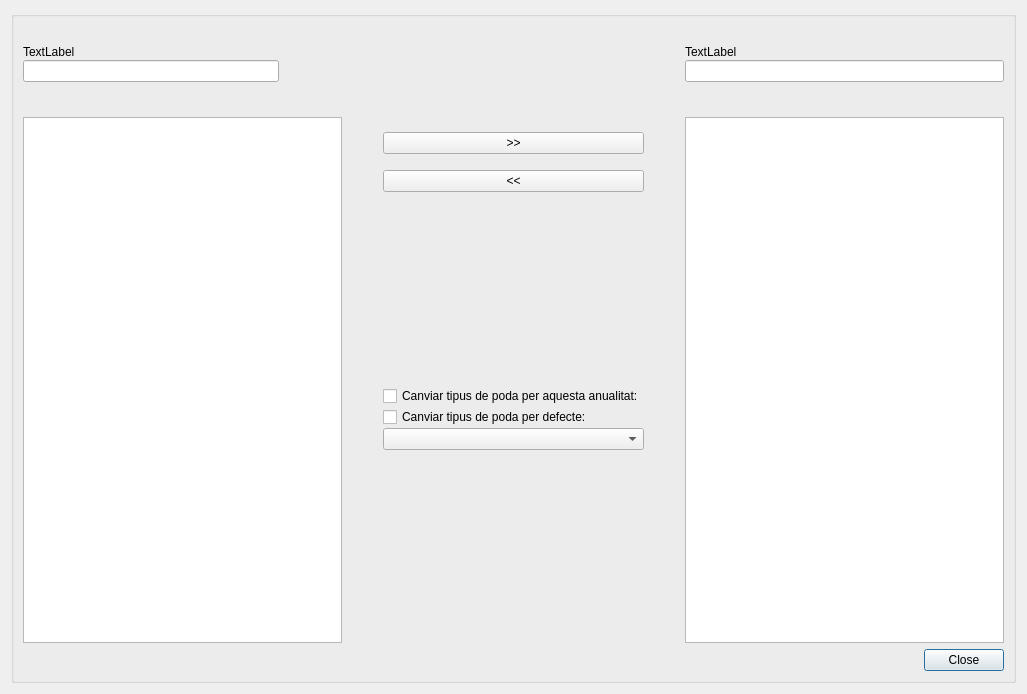
<?xml version="1.0" encoding="UTF-8"?>
<ui version="4.0">
 <class>multirow_selector</class>
 <widget class="QDialog" name="multirow_selector">
  <property name="geometry">
   <rect>
    <x>0</x>
    <y>0</y>
    <width>1027</width>
    <height>694</height>
   </rect>
  </property>
  <property name="sizePolicy">
   <sizepolicy hsizetype="Fixed" vsizetype="Preferred">
    <horstretch>0</horstretch>
    <verstretch>0</verstretch>
   </sizepolicy>
  </property>
  <property name="windowTitle">
   <string>Tree selector</string>
  </property>
  <layout class="QVBoxLayout" name="verticalLayout">
   <item>
    <widget class="QGroupBox" name="groupBox">
     <property name="title">
      <string/>
     </property>
     <layout class="QGridLayout" name="verticalLayout_3">
      <item row="4" column="0" colspan="2">
       <layout class="QHBoxLayout" name="horizontalLayout_2">
        <property name="sizeConstraint">
         <enum>QLayout::SetMinAndMaxSize</enum>
        </property>
        <item>
         <spacer name="horizontalSpacer_2">
          <property name="orientation">
           <enum>Qt::Horizontal</enum>
          </property>
          <property name="sizeHint" stdset="0">
           <size>
            <width>40</width>
            <height>20</height>
           </size>
          </property>
         </spacer>
        </item>
        <item>
         <widget class="QPushButton" name="btn_close">
          <property name="text">
           <string>Close</string>
          </property>
         </widget>
        </item>
       </layout>
      </item>
      <item row="1" column="0" colspan="2">
       <layout class="QGridLayout" name="gridLayout_3">
        <property name="sizeConstraint">
         <enum>QLayout::SetNoConstraint</enum>
        </property>
        <property name="spacing">
         <number>1</number>
        </property>
        <item row="0" column="1">
         <widget class="QLabel" name="lbl_filter">
          <property name="text">
           <string/>
          </property>
         </widget>
        </item>
        <item row="3" column="1">
         <widget class="QLabel" name="no_label">
          <property name="text">
           <string/>
          </property>
         </widget>
        </item>
        <item row="4" column="3">
         <widget class="QLabel" name="no_label_3">
          <property name="font">
           <font>
            <pointsize>12</pointsize>
           </font>
          </property>
          <property name="text">
           <string/>
          </property>
         </widget>
        </item>
        <item row="4" column="4">
         <widget class="QLabel" name="lbl_selected">
          <property name="font">
           <font>
            <pointsize>8</pointsize>
            <weight>75</weight>
            <bold>true</bold>
           </font>
          </property>
          <property name="text">
           <string/>
          </property>
         </widget>
        </item>
        <item row="5" column="3">
         <layout class="QGridLayout" name="gridLayout">
          <item row="9" column="1">
           <widget class="QComboBox" name="cmb_poda_type"/>
          </item>
          <item row="7" column="1">
           <widget class="QCheckBox" name="checkBox">
            <property name="text">
             <string>Canviar tipus de poda per aquesta anualitat:</string>
            </property>
           </widget>
          </item>
          <item row="8" column="1">
           <widget class="QCheckBox" name="checkBox_2">
            <property name="text">
             <string>Canviar tipus de poda per defecte:</string>
            </property>
           </widget>
          </item>
          <item row="0" column="1">
           <widget class="QLabel" name="label">
            <property name="text">
             <string/>
            </property>
           </widget>
          </item>
          <item row="4" column="1">
           <layout class="QHBoxLayout" name="horizontalLayout_7"/>
          </item>
          <item row="10" column="1">
           <spacer name="verticalSpacer">
            <property name="orientation">
             <enum>Qt::Vertical</enum>
            </property>
            <property name="sizeHint" stdset="0">
             <size>
              <width>20</width>
              <height>40</height>
             </size>
            </property>
           </spacer>
          </item>
          <item row="5" column="1">
           <widget class="QPushButton" name="btn_unselect">
            <property name="text">
             <string>&lt;&lt;</string>
            </property>
           </widget>
          </item>
          <item row="1" column="1">
           <widget class="QPushButton" name="btn_select">
            <property name="text">
             <string>&gt;&gt;</string>
            </property>
           </widget>
          </item>
          <item row="3" column="1">
           <widget class="QLabel" name="label_2">
            <property name="text">
             <string/>
            </property>
           </widget>
          </item>
          <item row="2" column="1">
           <layout class="QHBoxLayout" name="horizontalLayout_8"/>
          </item>
          <item row="1" column="0">
           <spacer name="horizontalSpacer">
            <property name="orientation">
             <enum>Qt::Horizontal</enum>
            </property>
            <property name="sizeHint" stdset="0">
             <size>
              <width>40</width>
              <height>20</height>
             </size>
            </property>
           </spacer>
          </item>
          <item row="6" column="1">
           <spacer name="verticalSpacer_2">
            <property name="orientation">
             <enum>Qt::Vertical</enum>
            </property>
            <property name="sizeHint" stdset="0">
             <size>
              <width>20</width>
              <height>40</height>
             </size>
            </property>
           </spacer>
          </item>
          <item row="1" column="2">
           <spacer name="horizontalSpacer_3">
            <property name="orientation">
             <enum>Qt::Horizontal</enum>
            </property>
            <property name="sizeHint" stdset="0">
             <size>
              <width>40</width>
              <height>20</height>
             </size>
            </property>
           </spacer>
          </item>
         </layout>
        </item>
        <item row="5" column="1">
         <widget class="QTableView" name="all_rows"/>
        </item>
        <item row="5" column="4">
         <widget class="QTableView" name="selected_rows"/>
        </item>
        <item row="2" column="1">
         <widget class="QLineEdit" name="txt_search">
          <property name="maximumSize">
           <size>
            <width>256</width>
            <height>16777215</height>
           </size>
          </property>
         </widget>
        </item>
        <item row="1" column="1">
         <widget class="QLabel" name="label_3">
          <property name="text">
           <string>TextLabel</string>
          </property>
         </widget>
        </item>
        <item row="1" column="4">
         <widget class="QLabel" name="label_4">
          <property name="text">
           <string>TextLabel</string>
          </property>
         </widget>
        </item>
        <item row="2" column="4">
         <widget class="QLineEdit" name="txt_selected_filter"/>
        </item>
        <item row="4" column="1">
         <widget class="QLabel" name="lbl_unselected">
          <property name="font">
           <font>
            <pointsize>8</pointsize>
            <weight>75</weight>
            <bold>true</bold>
           </font>
          </property>
          <property name="text">
           <string/>
          </property>
         </widget>
        </item>
        <item row="0" column="3">
         <widget class="QLabel" name="no_label_2">
          <property name="font">
           <font>
            <pointsize>12</pointsize>
           </font>
          </property>
          <property name="text">
           <string/>
          </property>
         </widget>
        </item>
       </layout>
      </item>
     </layout>
    </widget>
   </item>
  </layout>
 </widget>
 <resources/>
 <connections/>
</ui>
